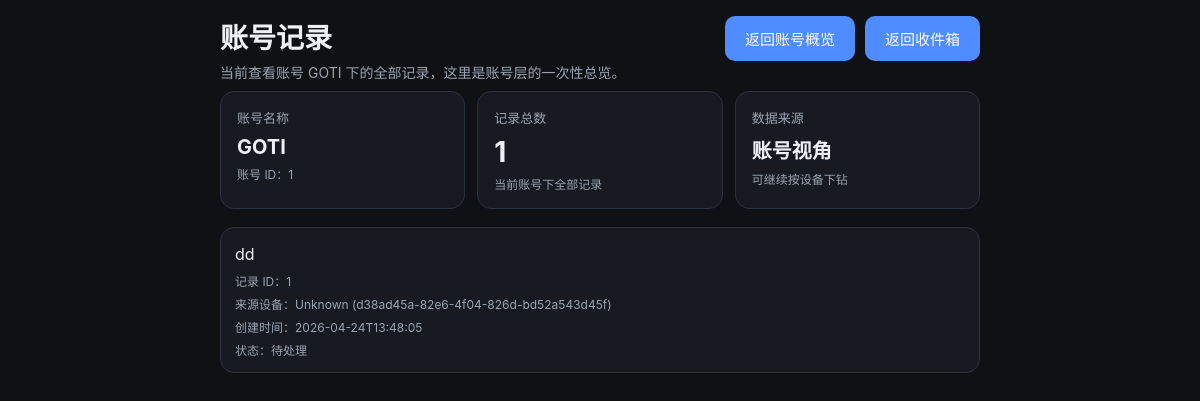
Page /account/items on the earlier database version.
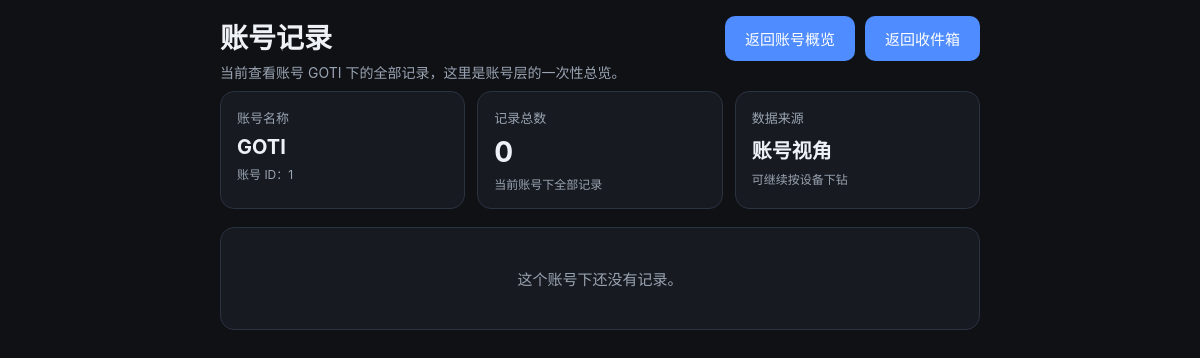
Same page on the later database version.
### tables this page shows
CREATE TABLE users (
            id INTEGER PRIMARY KEY AUTOINCREMENT,
            name TEXT NOT NULL DEFAULT 'default',
            created_at TEXT NOT NULL DEFAULT (datetime('now'))
        , approval_status TEXT NOT NULL DEFAULT 'approved', join_code TEXT, approved_at TEXT, api_token TEXT);

CREATE TABLE inbox_items (
            id INTEGER PRIMARY KEY AUTOINCREMENT,
            content TEXT NOT NULL,
            status TEXT NOT NULL DEFAULT 'inbox',
            created_at TEXT NOT NULL,
            updated_at TEXT NOT NULL
        , user_id INTEGER NOT NULL DEFAULT 1, source_device_id TEXT);

### app/main.py (the view)
@app.route("/account/items")
def account_items_page():
    guard = admin_guard()
    if guard:
        return guard
    raw_user_id = request.args.get("user_id")
    if raw_user_id:
        user_id = int(raw_user_id)
    else:
        approved_users = get_users("approved")
        if not approved_users:
            return redirect(url_for("admin_accounts_page"))
        user_id = approved_users[0]["id"]
    q = request.args.get("q", "").strip()
    user, items = get_account_items(user_id, q if q else None)
    return render_template("account_items.html", user=user, items=items, q=q)

### app/main.py (called while the page is built)
def get_conn():
    conn = sqlite3.connect(str(DB_PATH))
    conn.row_factory = sqlite3.Row
    return conn

def admin_cookie_value():
    if not ADMIN_PASSWORD:
        return None
    return hashlib.sha256(ADMIN_PASSWORD.encode()).hexdigest()

def is_admin_authenticated():
    expected = admin_cookie_value()
    if not expected:
        return True
    actual = request.cookies.get(ADMIN_COOKIE, "")
    return hmac.compare_digest(actual, expected)

def admin_guard():
    if is_admin_authenticated():
        return None
    next_path = request.path
    if request.query_string:
        next_path += "?" + request.query_string.decode()
    return redirect(url_for("admin_login_page", next=next_path))

def get_users(approval_status=None):
    conn = get_conn()
    query = """
        SELECT u.id, u.name, u.approval_status, u.join_code, u.created_at, u.approved_at,
               COUNT(DISTINCT d.id) AS device_count,
               COUNT(i.id) AS item_count
        FROM users u
        LEFT JOIN devices d ON d.user_id = u.id
        LEFT JOIN inbox_items i ON i.user_id = u.id
        WHERE 1 = 1
    """
    params = []
    if approval_status is not None:
        query += " AND u.approval_status = ?"
        params.append(approval_status)
    query += " GROUP BY u.id, u.name, u.approval_status, u.join_code, u.created_at, u.approved_at ORDER BY u.created_at DESC, u.id DESC"
    rows = conn.execute(query, params).fetchall()
    conn.close()
    return [dict(r) for r in rows]

### app/templates/account_items.html (shortened to what this page needs)
<!doctype html>
<html lang="zh-CN">
<head>
  <link rel="stylesheet" href="/static/style.css" />
</head>
<body>
  <main class="container">
    <header class="header">
      <div class="title-row">
        <div>
          <h1>账号记录</h1>
          <p class="subtitle">当前查看账号 {{ user.name }} 下的全部记录，这里是账号层的一次性总览。</p>
        </div>
        <div class="toolbar-actions">
          <a class="nav-link" href="/account?user_id={{ user.id }}">返回账号概览</a>
          <a class="nav-link" href="/">返回收件箱</a>
        </div>
      </div>
    </header>
    <section class="summary-grid">
      <article class="summary-card">
        <div class="summary-label">账号名称</div>
        <div class="summary-value small">{{ user.name }}</div>
        <div class="item-meta">账号 ID：{{ user.id }}</div>
      </article>
      <article class="summary-card">
        <div class="summary-label">记录总数</div>
        <div class="summary-value">{{ items|length }}</div>
        <div class="item-meta">当前账号下全部记录</div>
      </article>
      <article class="summary-card">
        <div class="summary-label">数据来源</div>
        <div class="summary-value small">账号视角</div>
        <div class="item-meta">可继续按设备下钻</div>
      </article>
    </section>
    <section class="list">
      {% if items %}
        {% for item in items %}
          <article class="item {% if item.status == 'done' %}done{% endif %}">
            <div class="item-main grow">
              <div class="item-content">{{ item.content }}</div>
              <div class="item-meta">记录 ID：{{ item.id }}</div>
              <div class="item-meta">来源设备：{{ item.source_device_name or 'Unknown' }} ({{ item.source_device_id or '-' }})</div>
              <div class="item-meta">创建时间：{{ item.created_at or '-' }}</div>
              <div class="item-meta">状态：{{ '已完成' if item.status == 'done' else '待处理' }}</div>
            </div>
          </article>
        {% endfor %}
      {% else %}
        <div class="empty">这个账号下还没有记录。</div>
      {% endif %}
    </section>
  </main>
</body>
</html>

### app/static/style.css (style rules this page uses)
:root { color-scheme: light dark; --bg: #0f1115; --panel: #171a21; --panel-2: #202531; --text: #eef2f7; --muted: #9aa4b2; --accent: #4f8cff; --danger: #e25b5b; --border: #2b3240; --success: #5bd88e; --warning: #f0c35b; }
body { margin: 0; font-family: -apple-system, BlinkMacSystemFont, "Segoe UI", sans-serif; background: var(--bg); color: var(--text); -webkit-tap-highlight-color: transparent; }
.container { max-width: 760px; margin: 0 auto; padding: 16px; }
.title-row { display: flex; align-items: flex-start; justify-content: space-between; gap: 16px; flex-wrap: wrap; }
.toolbar-actions { display: flex; gap: 10px; flex-wrap: wrap; }
.header h1 { margin: 0 0 6px 0; font-size: 28px; }
.header p { color: var(--muted); margin: 0 0 8px 0; font-size: 14px; line-height: 1.5; }
.capture-box, .item, .empty, .toolbar, .summary-card { background: var(--panel); border: 1px solid var(--border); border-radius: 14px; }
button, .secondary-button, .nav-link, .primary { border: 0; border-radius: 10px; background: var(--accent); color: white; padding: 12px 20px; cursor: pointer; font-size: 15px; font-weight: 500; transition: transform 0.05s ease, opacity 0.1s ease; text-decoration: none; display: inline-flex; align-items: center; justify-content: center; box-sizing: border-box; }
.list { display: grid; gap: 10px; }
.summary-grid { display: grid; grid-template-columns: repeat(3, minmax(0, 1fr)); gap: 12px; margin-bottom: 18px; }
.summary-card { padding: 16px; }
.summary-label { color: var(--muted); font-size: 13px; margin-bottom: 8px; }
.summary-value { font-size: 28px; font-weight: 700; }
.summary-value.small { font-size: 20px; }
.item-meta { margin-top: 6px; color: var(--muted); font-size: 12px; word-break: break-all; }
.empty { padding: 40px 20px; text-align: center; color: var(--muted); font-size: 15px; }

Differences in the rows shown:
removed inbox_items: content "dd", id "1", source_device_name "Unknown", source_device "d38ad45a-82e6-4f04-826d-bd52a543d45f", created_at "2026-04-24T13:48:05", status "待处理"
Other differences:
{{ items|length }}: "1" → "0"
text now shown: "这个账号下还没有记录。"
